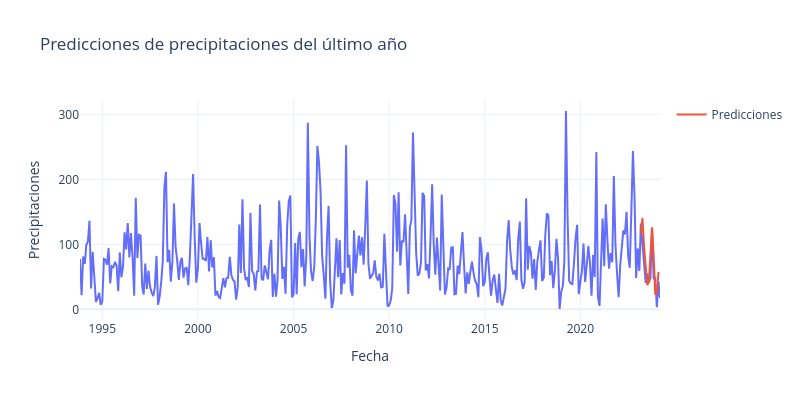

The notebook cell this image was saved under:
### Code cell
# Definiendo el número de meses a predecir
n_meses = 12
# Definiendo los meses para hacer el cálculo del mae
meses = np.arange(len(zipaquira_predict)-10*12, len(zipaquira_predict)-n_meses)

# Predicciones para cada mes
maes = []
for mes in meses:
    # hacemos la predicción
    predictions = fitted_model_zipa.predict(start=mes, end=mes+n_meses, dynamic=False)
    maes.append(np.mean(np.abs(predictions - zipaquira_predict['y'][mes:mes+n_meses])))

# imprimimos el resultado
print(f"MAE promedio: {np.mean(maes)}")

# Graficar los resultados usando plotly
fig = px.line(zipaquira_predict, x=zipaquira_predict.index, y='y', title='Predicciones de precipitaciones del último año')
fig.add_scatter(x=zipaquira_predict.index[mes:mes+n_meses], y=predictions, mode='lines', name='Predicciones')
fig.update_layout(
    xaxis_title='Fecha',
    yaxis_title='Precipitaciones',
    template='plotly_white',
    width=800,
    height=400,
)
fig.show()

### Figure 1 — Plotly figure (JSON) as saved in the notebook; plotly's stock layout.template omitted (floating-point values rounded to 4 significant figures; data arrays with more than 128 entries replaced by an {"elided": "..."} marker saying what was removed)
{"data": [{"hovertemplate": "ds=%{x}<br>y=%{y}<extra></extra>", "legendgroup": "", "line": {"color": "#636efa", "dash": "solid"}, "marker": {"symbol": "circle"}, "mode": "lines", "name": "", "orientation": "v", "showlegend": false, "type": "scatter", "x": {"elided": "364 str values"}, "xaxis": "x", "y": {"elided": "364 float values"}, "yaxis": "y"}, {"mode": "lines", "name": "Predicciones", "type": "scatter", "x": ["2023-03-01T00:00:00.000000", "2023-04-01T00:00:00.000000", "2023-05-01T00:00:00.000000", "2023-06-01T00:00:00.000000", "2023-07-01T00:00:00.000000", "2023-08-01T00:00:00.000000", "2023-09-01T00:00:00.000000", "2023-10-01T00:00:00.000000", "2023-11-01T00:00:00.000000", "2023-12-01T00:00:00.000000", "2024-01-01T00:00:00.000000", "2024-02-01T00:00:00.000000"], "y": [117.0, 140.6, 96.88, 67.91, 37.18, 42.25, 84.81, 126.3, 83.0, 23.88, 24.4, 57.6, 83.88]}], "layout": {"height": 400, "legend": {"tracegroupgap": 0}, "title": {"text": "Predicciones de precipitaciones del último año"}, "width": 800, "xaxis": {"anchor": "y", "domain": [0, 1], "title": {"text": "Fecha"}}, "yaxis": {"anchor": "x", "domain": [0, 1], "title": {"text": "Precipitaciones"}}}}
